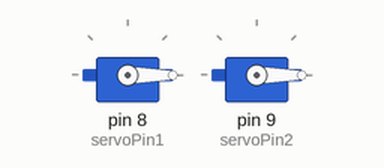
Simulated run of this sketch. Board: Arduino Uno, built with avr-gcc and run on an emulated ATmega328P. Shown: 2 × servo.

Above: at 0.05 s.
At 4.05 s:
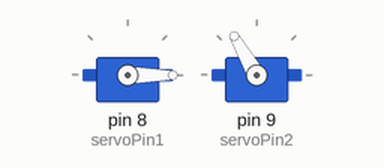
At 8.0 s:
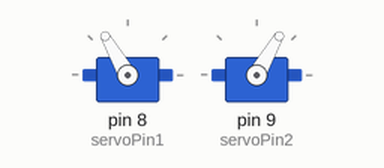
Timing chart, 0 to 10.4 s (numbered marks = the images above):
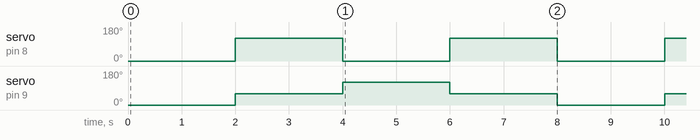

The sketch:

servoTest.ino
```cpp
/*
  This is the code for testing servos.
  It toggles 2 servos on a timer.
  Servo 1 controls finger contraction, and toggles between 2 states.
  Servo 2 controls wrist flexion, and toggles between 3 states.
*/

#include <Servo.h>

Servo myservo1; // servo 1
const int servoPin1 = 8; // pin for output to servo 1
int s1pos1 = 0; // first position of servo 1
int s1pos2 = 120; // second position of servo 1

Servo myservo2; // servo 2
const int servoPin2 = 9; // pin for output to servo 2
int s2pos1 = 0; // first position of servo 2
int s2pos2 = 60; // second position of servo 2
int s2pos3 = 120; // third position of servo 2

const int timeDelay = 2000; //time delay between rotation

void setup() {

  myservo1.attach(servoPin1);
  myservo2.attach(servoPin2);

}

void loop() {

  myservo1.write(s1pos1);
  myservo2.write(s2pos1);
  delay(timeDelay);

  myservo1.write(s1pos2);
  myservo2.write(s2pos2);
  delay(timeDelay);

  myservo1.write(s1pos1);
  myservo2.write(s2pos3);
  delay(timeDelay);

  myservo1.write(s1pos2);
  myservo2.write(s2pos2);
  delay(timeDelay);

}
```

Measured:
- by itself, servo on pin 8 (servoPin1): alternates 120° for 2.0 s and 0° for 2.0 s
- by itself, servo on pin 9 (servoPin2): repeats every 8.0 s: 120° 2.0 s, 60° 2.0 s, 0° 2.0 s, 60° 2.0 s
